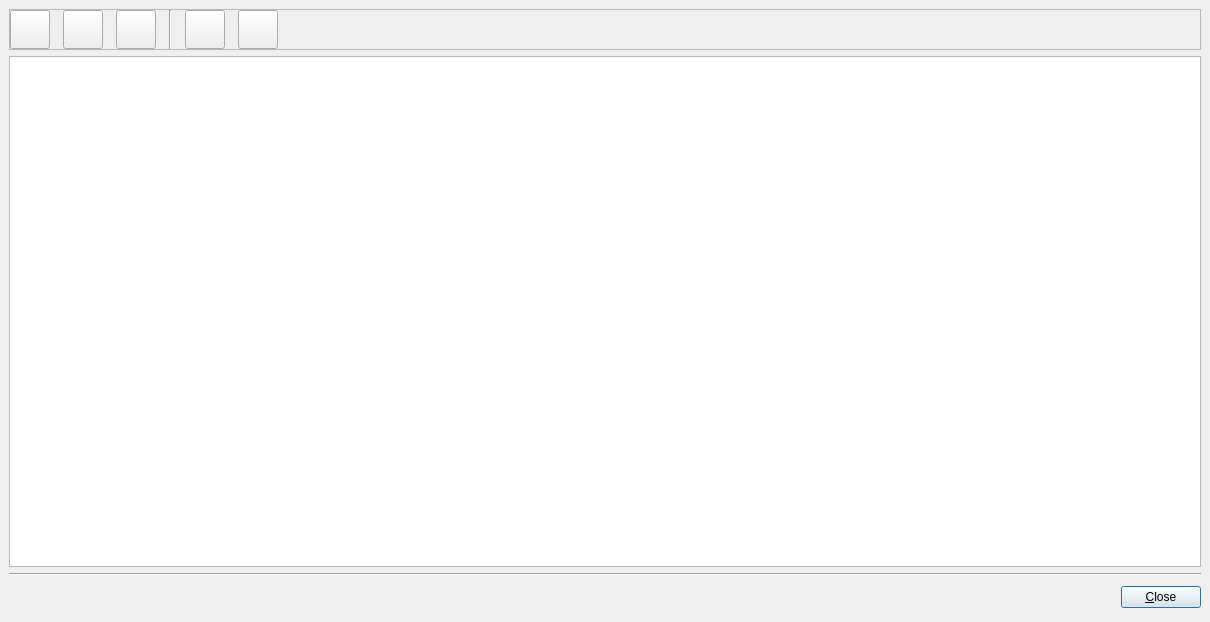
<ui version="4.0" >
 <class>HelpDialog</class>
 <widget class="QDialog" name="HelpDialog" >
  <property name="geometry" >
   <rect>
    <x>0</x>
    <y>0</y>
    <width>1210</width>
    <height>622</height>
   </rect>
  </property>
  <property name="sizePolicy" >
   <sizepolicy>
    <hsizetype>7</hsizetype>
    <vsizetype>7</vsizetype>
    <horstretch>0</horstretch>
    <verstretch>0</verstretch>
   </sizepolicy>
  </property>
  <property name="windowTitle" >
   <string>Luminance Help</string>
  </property>
  <property name="windowIcon" >
   <iconset resource="../icons.qrc" >:/new/prefix1/images/luminance.png</iconset>
  </property>
  <layout class="QVBoxLayout" >
   <property name="margin" >
    <number>9</number>
   </property>
   <property name="spacing" >
    <number>6</number>
   </property>
   <item>
    <widget class="QFrame" name="frame" >
     <property name="frameShape" >
      <enum>QFrame::StyledPanel</enum>
     </property>
     <property name="frameShadow" >
      <enum>QFrame::Sunken</enum>
     </property>
     <property name="lineWidth" >
      <number>5</number>
     </property>
     <layout class="QHBoxLayout" >
      <property name="margin" >
       <number>0</number>
      </property>
      <property name="spacing" >
       <number>13</number>
      </property>
      <item>
       <widget class="QToolButton" name="backButton" >
        <property name="icon" >
         <iconset resource="../icons.qrc" >:/new/prefix1/images/back.png</iconset>
        </property>
        <property name="iconSize" >
         <size>
          <width>32</width>
          <height>32</height>
         </size>
        </property>
       </widget>
      </item>
      <item>
       <widget class="QToolButton" name="forwardButton" >
        <property name="icon" >
         <iconset resource="../icons.qrc" >:/new/prefix1/images/forward.png</iconset>
        </property>
        <property name="iconSize" >
         <size>
          <width>32</width>
          <height>32</height>
         </size>
        </property>
       </widget>
      </item>
      <item>
       <widget class="QToolButton" name="homeButton" >
        <property name="icon" >
         <iconset resource="../icons.qrc" >:/new/prefix1/images/home.png</iconset>
        </property>
        <property name="iconSize" >
         <size>
          <width>32</width>
          <height>32</height>
         </size>
        </property>
       </widget>
      </item>
      <item>
       <widget class="Line" name="line_2" >
        <property name="orientation" >
         <enum>Qt::Vertical</enum>
        </property>
       </widget>
      </item>
      <item>
       <widget class="QToolButton" name="toolButton" >
        <property name="icon" >
         <iconset resource="../icons.qrc" >:/new/prefix1/images/viewmag_inc.png</iconset>
        </property>
        <property name="iconSize" >
         <size>
          <width>32</width>
          <height>32</height>
         </size>
        </property>
       </widget>
      </item>
      <item>
       <widget class="QToolButton" name="toolButton_2" >
        <property name="icon" >
         <iconset resource="../icons.qrc" >:/new/prefix1/images/viewmag_dec.png</iconset>
        </property>
        <property name="iconSize" >
         <size>
          <width>32</width>
          <height>32</height>
         </size>
        </property>
       </widget>
      </item>
      <item>
       <spacer>
        <property name="orientation" >
         <enum>Qt::Horizontal</enum>
        </property>
        <property name="sizeHint" >
         <size>
          <width>40</width>
          <height>20</height>
         </size>
        </property>
       </spacer>
      </item>
     </layout>
    </widget>
   </item>
   <item>
    <widget class="QTextBrowser" name="tb" />
   </item>
   <item>
    <widget class="Line" name="line" >
     <property name="orientation" >
      <enum>Qt::Horizontal</enum>
     </property>
    </widget>
   </item>
   <item>
    <layout class="QHBoxLayout" >
     <property name="margin" >
      <number>0</number>
     </property>
     <property name="spacing" >
      <number>6</number>
     </property>
     <item>
      <spacer>
       <property name="orientation" >
        <enum>Qt::Horizontal</enum>
       </property>
       <property name="sizeHint" >
        <size>
         <width>131</width>
         <height>31</height>
        </size>
       </property>
      </spacer>
     </item>
     <item>
      <widget class="QPushButton" name="okButton" >
       <property name="text" >
        <string>&amp;Close</string>
       </property>
       <property name="icon" >
        <iconset resource="../icons.qrc" >:/new/prefix1/images/fileclose.png</iconset>
       </property>
       <property name="shortcut" >
        <string>CTRL+Q</string>
       </property>
       <property name="default" >
        <bool>true</bool>
       </property>
      </widget>
     </item>
    </layout>
   </item>
  </layout>
 </widget>
 <resources>
  <include location="../icons.qrc" />
 </resources>
 <connections>
  <connection>
   <sender>okButton</sender>
   <signal>clicked()</signal>
   <receiver>HelpDialog</receiver>
   <slot>accept()</slot>
   <hints>
    <hint type="sourcelabel" >
     <x>1199</x>
     <y>606</y>
    </hint>
    <hint type="destinationlabel" >
     <x>453</x>
     <y>455</y>
    </hint>
   </hints>
  </connection>
  <connection>
   <sender>backButton</sender>
   <signal>clicked()</signal>
   <receiver>tb</receiver>
   <slot>backward()</slot>
   <hints>
    <hint type="sourcelabel" >
     <x>46</x>
     <y>41</y>
    </hint>
    <hint type="destinationlabel" >
     <x>63</x>
     <y>145</y>
    </hint>
   </hints>
  </connection>
  <connection>
   <sender>forwardButton</sender>
   <signal>clicked()</signal>
   <receiver>tb</receiver>
   <slot>forward()</slot>
   <hints>
    <hint type="sourcelabel" >
     <x>107</x>
     <y>41</y>
    </hint>
    <hint type="destinationlabel" >
     <x>112</x>
     <y>129</y>
    </hint>
   </hints>
  </connection>
  <connection>
   <sender>homeButton</sender>
   <signal>clicked()</signal>
   <receiver>tb</receiver>
   <slot>home()</slot>
   <hints>
    <hint type="sourcelabel" >
     <x>162</x>
     <y>45</y>
    </hint>
    <hint type="destinationlabel" >
     <x>177</x>
     <y>152</y>
    </hint>
   </hints>
  </connection>
  <connection>
   <sender>toolButton</sender>
   <signal>clicked()</signal>
   <receiver>tb</receiver>
   <slot>zoomIn()</slot>
   <hints>
    <hint type="sourcelabel" >
     <x>213</x>
     <y>27</y>
    </hint>
    <hint type="destinationlabel" >
     <x>217</x>
     <y>128</y>
    </hint>
   </hints>
  </connection>
  <connection>
   <sender>toolButton_2</sender>
   <signal>clicked()</signal>
   <receiver>tb</receiver>
   <slot>zoomOut()</slot>
   <hints>
    <hint type="sourcelabel" >
     <x>268</x>
     <y>30</y>
    </hint>
    <hint type="destinationlabel" >
     <x>268</x>
     <y>121</y>
    </hint>
   </hints>
  </connection>
 </connections>
</ui>
